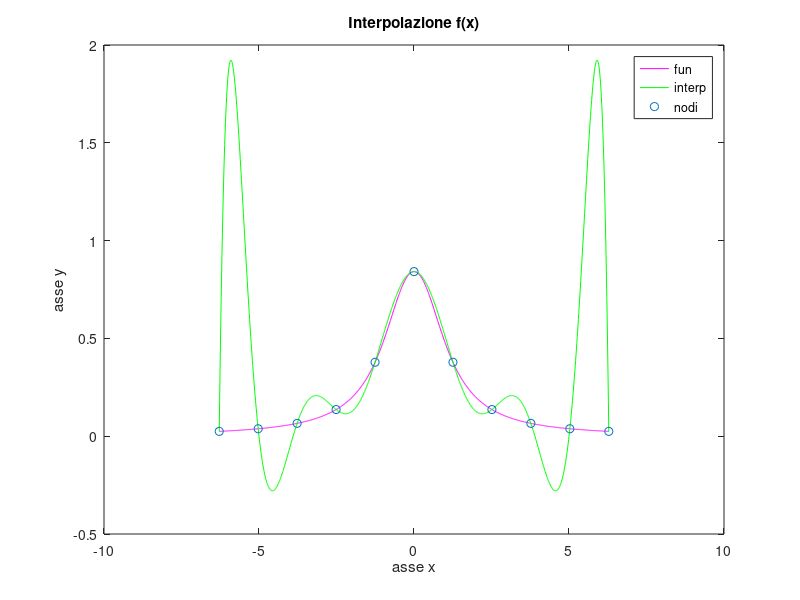
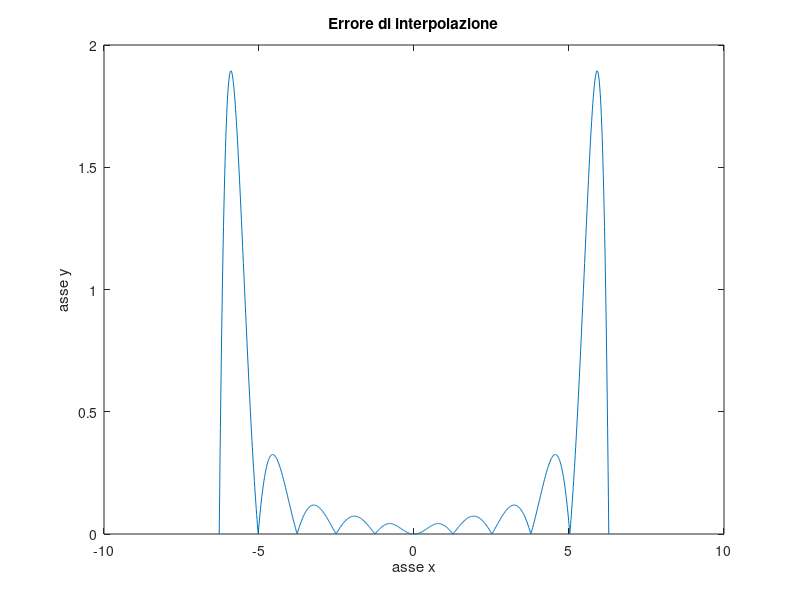
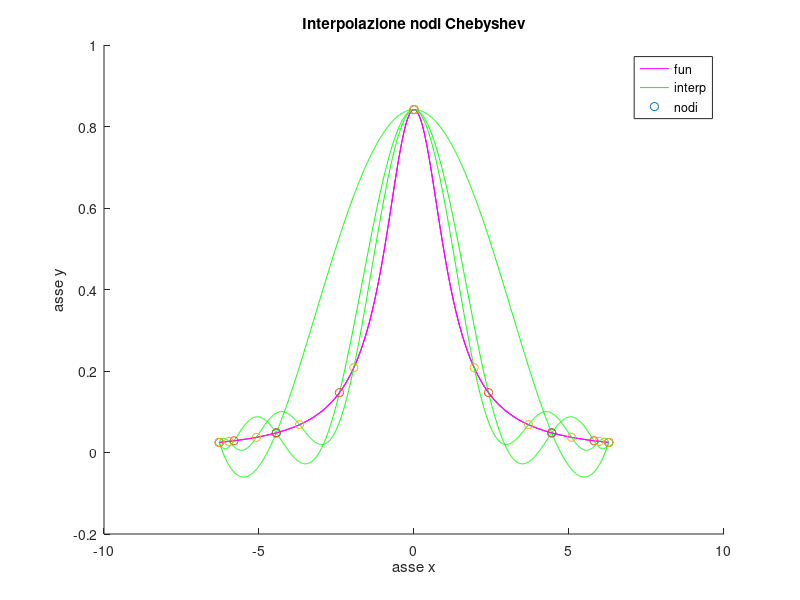
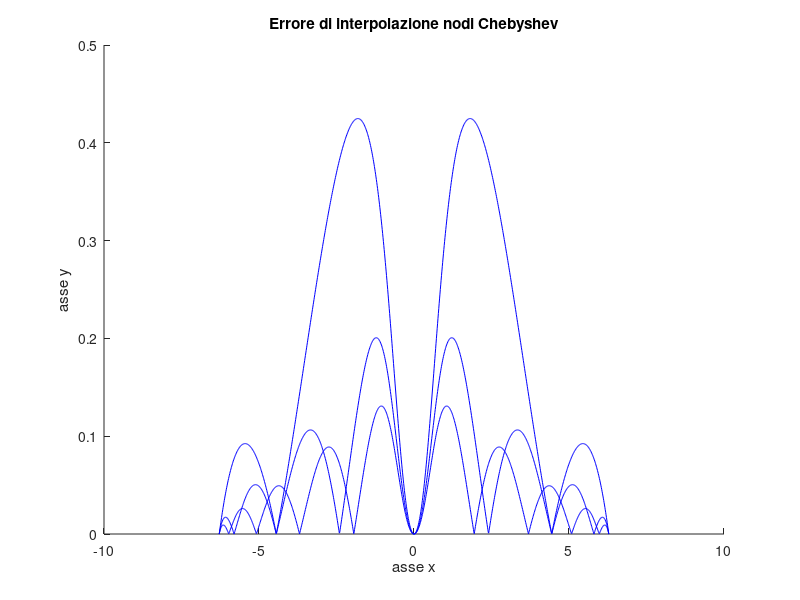

Here is the MATLAB script that generated these plots, in order:
%% Esercizio 5

%% 1
fun=@(x) sin((1)./(1+x.^2));
a=-2*pi;
b=2*pi;
x_dis=linspace(a,b,1000);
f_dis=fun(x_dis);
figure
plot(x_dis,f_dis,'m')
n=10;
h=(b-a)/n;
x_nod=[a:h:b]; %11 nodi
f_nod=fun(x_nod);
grado=length(x_nod)-1;
P=polyfit(x_nod,f_nod,grado)
P_dis = polyval( P, x_dis );
hold on
plot(x_dis,P_dis,'g',x_nod,f_nod,'o')
xlabel('asse x')
ylabel('asse y')
title('Interpolazione f(x)')
legend('fun','interp','nodi')

pause

%% 2

err_dis = abs( P_dis - f_dis );
figure
plot(x_dis,err_dis)
xlabel('asse x')
ylabel('asse y')
title('Errore di interpolazione')
err_max=max(err_dis)

pause


%% 3

figure(3)
hold on
xlabel('asse x');
ylabel('asse y');
title('Interpolazione nodi Chebyshev');


figure(4)
hold on
xlabel('asse x')
ylabel('asse y')
title('Errore di interpolazione nodi Chebyshev')

N=[4 8 10];
for n=N
k=0:n;
t=-cos(pi*k/n);            % vettore contenete i nodi di interpolazione
x_nod=((b-a)/2)*t+(a+b)/2; % trasformazione affine
f_nod=fun(x_nod);
grado=n;                   % poniamo direttamente grado = n
P=polyfit(x_nod,f_nod,grado);
poly_dis=polyval(P,x_dis);
figure(3)
plot(x_dis,f_dis,'m',x_dis,poly_dis,'g',x_nod,f_nod,'o')
err_dis=abs(poly_dis-f_dis);
figure(4)
plot(x_dis,err_dis,'b')
fprintf('Errore con n=%d: %e\n',n,max(err_dis))
end
figure(3)
legend('fun','interp','nodi');
